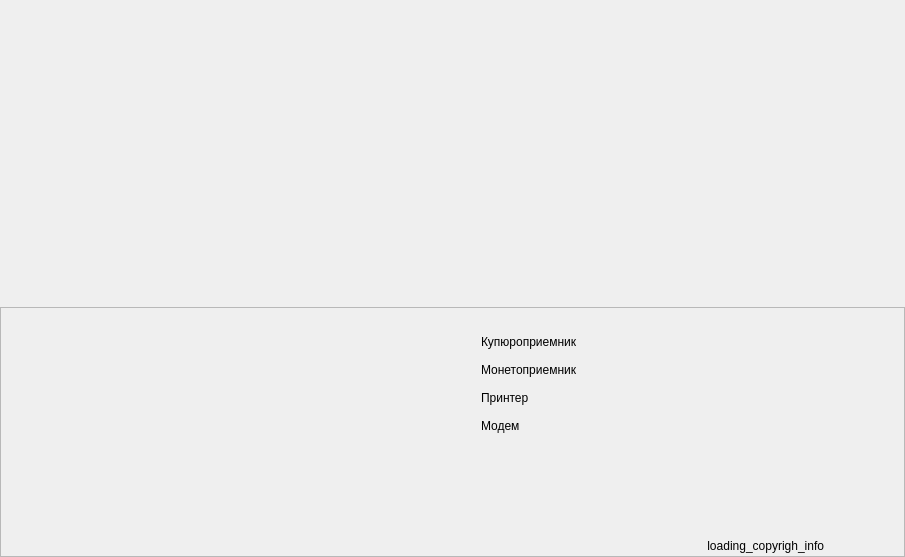
<?xml version="1.0" encoding="UTF-8"?>
<ui version="4.0">
 <class>SearchDevicesForm</class>
 <widget class="QWidget" name="SearchDevicesForm">
  <property name="geometry">
   <rect>
    <x>0</x>
    <y>0</y>
    <width>905</width>
    <height>557</height>
   </rect>
  </property>
  <property name="windowTitle">
   <string>Form</string>
  </property>
  <property name="styleSheet">
   <string notr="true"/>
  </property>
  <layout class="QVBoxLayout" name="verticalLayout_2" stretch="0,0">
   <property name="spacing">
    <number>0</number>
   </property>
   <property name="leftMargin">
    <number>0</number>
   </property>
   <property name="topMargin">
    <number>10</number>
   </property>
   <property name="rightMargin">
    <number>0</number>
   </property>
   <property name="bottomMargin">
    <number>0</number>
   </property>
   <item>
    <spacer name="verticalSpacer_2">
     <property name="orientation">
      <enum>Qt::Vertical</enum>
     </property>
     <property name="sizeHint" stdset="0">
      <size>
       <width>20</width>
       <height>40</height>
      </size>
     </property>
    </spacer>
   </item>
   <item>
    <widget class="QWidget" name="w_searchDevicesForm" native="true">
     <property name="styleSheet">
      <string notr="true"/>
     </property>
     <layout class="QVBoxLayout" name="verticalLayout_3" stretch="1,0,0">
      <property name="margin">
       <number>0</number>
      </property>
      <item>
       <layout class="QHBoxLayout" name="horizontalLayout">
        <property name="margin">
         <number>4</number>
        </property>
        <item>
         <widget class="QLabel" name="loading_devices_logo">
          <property name="minimumSize">
           <size>
            <width>865</width>
            <height>277</height>
           </size>
          </property>
          <property name="styleSheet">
           <string notr="true"/>
          </property>
          <property name="text">
           <string/>
          </property>
         </widget>
        </item>
       </layout>
      </item>
      <item>
       <spacer name="verticalSpacer_4">
        <property name="orientation">
         <enum>Qt::Vertical</enum>
        </property>
        <property name="sizeHint" stdset="0">
         <size>
          <width>20</width>
          <height>40</height>
         </size>
        </property>
       </spacer>
      </item>
      <item>
       <widget class="QFrame" name="frame">
        <property name="minimumSize">
         <size>
          <width>0</width>
          <height>250</height>
         </size>
        </property>
        <property name="maximumSize">
         <size>
          <width>16777215</width>
          <height>250</height>
         </size>
        </property>
        <property name="frameShape">
         <enum>QFrame::StyledPanel</enum>
        </property>
        <property name="frameShadow">
         <enum>QFrame::Raised</enum>
        </property>
        <layout class="QVBoxLayout" name="verticalLayout_4">
         <property name="margin">
          <number>0</number>
         </property>
         <item>
          <layout class="QVBoxLayout" name="verticalLayout">
           <property name="spacing">
            <number>0</number>
           </property>
           <property name="bottomMargin">
            <number>0</number>
           </property>
           <item>
            <layout class="QHBoxLayout" name="horizontalLayout_2">
             <property name="leftMargin">
              <number>200</number>
             </property>
             <property name="rightMargin">
              <number>200</number>
             </property>
             <item>
              <widget class="QLabel" name="lblProgress">
               <property name="minimumSize">
                <size>
                 <width>0</width>
                 <height>20</height>
                </size>
               </property>
               <property name="text">
                <string/>
               </property>
               <property name="alignment">
                <set>Qt::AlignCenter</set>
               </property>
              </widget>
             </item>
            </layout>
           </item>
           <item>
            <layout class="QVBoxLayout" name="verticalLayout_5">
             <property name="spacing">
              <number>0</number>
             </property>
             <property name="leftMargin">
              <number>400</number>
             </property>
             <property name="topMargin">
              <number>0</number>
             </property>
             <property name="rightMargin">
              <number>200</number>
             </property>
             <item>
              <layout class="QHBoxLayout" name="horizontalLayout_4" stretch="0,0,1">
               <property name="spacing">
                <number>12</number>
               </property>
               <property name="topMargin">
                <number>0</number>
               </property>
               <item>
                <widget class="QLabel" name="loading_validator_search">
                 <property name="minimumSize">
                  <size>
                   <width>28</width>
                   <height>28</height>
                  </size>
                 </property>
                 <property name="maximumSize">
                  <size>
                   <width>28</width>
                   <height>28</height>
                  </size>
                 </property>
                 <property name="text">
                  <string/>
                 </property>
                 <property name="scaledContents">
                  <bool>true</bool>
                 </property>
                </widget>
               </item>
               <item>
                <widget class="QLabel" name="loading_validator_state">
                 <property name="minimumSize">
                  <size>
                   <width>28</width>
                   <height>28</height>
                  </size>
                 </property>
                 <property name="maximumSize">
                  <size>
                   <width>28</width>
                   <height>28</height>
                  </size>
                 </property>
                 <property name="text">
                  <string/>
                 </property>
                 <property name="scaledContents">
                  <bool>true</bool>
                 </property>
                 <property name="margin">
                  <number>2</number>
                 </property>
                </widget>
               </item>
               <item>
                <widget class="QLabel" name="loading_validator_info">
                 <property name="text">
                  <string>Купюроприемник</string>
                 </property>
                 <property name="alignment">
                  <set>Qt::AlignLeading|Qt::AlignLeft|Qt::AlignVCenter</set>
                 </property>
                </widget>
               </item>
              </layout>
             </item>
             <item>
              <layout class="QHBoxLayout" name="horizontalLayout_5" stretch="0,0,0">
               <property name="spacing">
                <number>12</number>
               </property>
               <property name="topMargin">
                <number>0</number>
               </property>
               <item>
                <widget class="QLabel" name="loading_coin_acceptor_search">
                 <property name="minimumSize">
                  <size>
                   <width>28</width>
                   <height>28</height>
                  </size>
                 </property>
                 <property name="maximumSize">
                  <size>
                   <width>28</width>
                   <height>28</height>
                  </size>
                 </property>
                 <property name="text">
                  <string/>
                 </property>
                 <property name="scaledContents">
                  <bool>true</bool>
                 </property>
                </widget>
               </item>
               <item>
                <widget class="QLabel" name="loading_coin_acceptor_state">
                 <property name="minimumSize">
                  <size>
                   <width>28</width>
                   <height>28</height>
                  </size>
                 </property>
                 <property name="maximumSize">
                  <size>
                   <width>28</width>
                   <height>28</height>
                  </size>
                 </property>
                 <property name="text">
                  <string/>
                 </property>
                 <property name="scaledContents">
                  <bool>true</bool>
                 </property>
                 <property name="margin">
                  <number>2</number>
                 </property>
                </widget>
               </item>
               <item>
                <widget class="QLabel" name="loading_coin_acceptor_info">
                 <property name="text">
                  <string>Монетоприемник</string>
                 </property>
                 <property name="alignment">
                  <set>Qt::AlignLeading|Qt::AlignLeft|Qt::AlignVCenter</set>
                 </property>
                </widget>
               </item>
              </layout>
             </item>
             <item>
              <layout class="QHBoxLayout" name="horizontalLayout_6" stretch="0,0,0">
               <property name="spacing">
                <number>12</number>
               </property>
               <property name="topMargin">
                <number>0</number>
               </property>
               <item>
                <widget class="QLabel" name="loading_printer_search">
                 <property name="minimumSize">
                  <size>
                   <width>28</width>
                   <height>28</height>
                  </size>
                 </property>
                 <property name="maximumSize">
                  <size>
                   <width>28</width>
                   <height>28</height>
                  </size>
                 </property>
                 <property name="text">
                  <string/>
                 </property>
                 <property name="scaledContents">
                  <bool>true</bool>
                 </property>
                </widget>
               </item>
               <item>
                <widget class="QLabel" name="loading_printer_state">
                 <property name="minimumSize">
                  <size>
                   <width>28</width>
                   <height>28</height>
                  </size>
                 </property>
                 <property name="maximumSize">
                  <size>
                   <width>28</width>
                   <height>28</height>
                  </size>
                 </property>
                 <property name="text">
                  <string/>
                 </property>
                 <property name="scaledContents">
                  <bool>true</bool>
                 </property>
                 <property name="margin">
                  <number>2</number>
                 </property>
                </widget>
               </item>
               <item>
                <widget class="QLabel" name="loading_printer_info">
                 <property name="text">
                  <string>Принтер</string>
                 </property>
                 <property name="alignment">
                  <set>Qt::AlignLeading|Qt::AlignLeft|Qt::AlignVCenter</set>
                 </property>
                </widget>
               </item>
              </layout>
             </item>
             <item>
              <layout class="QHBoxLayout" name="horizontalLayout_7" stretch="0,0,0">
               <property name="spacing">
                <number>12</number>
               </property>
               <property name="topMargin">
                <number>0</number>
               </property>
               <item>
                <widget class="QLabel" name="loading_modem_search">
                 <property name="minimumSize">
                  <size>
                   <width>28</width>
                   <height>28</height>
                  </size>
                 </property>
                 <property name="maximumSize">
                  <size>
                   <width>28</width>
                   <height>28</height>
                  </size>
                 </property>
                 <property name="text">
                  <string/>
                 </property>
                 <property name="scaledContents">
                  <bool>true</bool>
                 </property>
                </widget>
               </item>
               <item>
                <widget class="QLabel" name="loading_modem_state">
                 <property name="minimumSize">
                  <size>
                   <width>28</width>
                   <height>28</height>
                  </size>
                 </property>
                 <property name="maximumSize">
                  <size>
                   <width>28</width>
                   <height>28</height>
                  </size>
                 </property>
                 <property name="text">
                  <string/>
                 </property>
                 <property name="scaledContents">
                  <bool>true</bool>
                 </property>
                 <property name="margin">
                  <number>2</number>
                 </property>
                </widget>
               </item>
               <item>
                <widget class="QLabel" name="loading_modem_info">
                 <property name="text">
                  <string>Модем</string>
                 </property>
                 <property name="alignment">
                  <set>Qt::AlignLeading|Qt::AlignLeft|Qt::AlignVCenter</set>
                 </property>
                </widget>
               </item>
              </layout>
             </item>
             <item>
              <widget class="QLabel" name="loading_wd_info">
               <property name="text">
                <string/>
               </property>
               <property name="alignment">
                <set>Qt::AlignLeading|Qt::AlignLeft|Qt::AlignVCenter</set>
               </property>
              </widget>
             </item>
            </layout>
           </item>
           <item>
            <spacer name="verticalSpacer">
             <property name="orientation">
              <enum>Qt::Vertical</enum>
             </property>
             <property name="sizeHint" stdset="0">
              <size>
               <width>20</width>
               <height>40</height>
              </size>
             </property>
            </spacer>
           </item>
           <item>
            <layout class="QHBoxLayout" name="horizontalLayout_3">
             <property name="leftMargin">
              <number>200</number>
             </property>
             <property name="topMargin">
              <number>0</number>
             </property>
             <item>
              <spacer name="horizontalSpacer_2">
               <property name="orientation">
                <enum>Qt::Horizontal</enum>
               </property>
               <property name="sizeHint" stdset="0">
                <size>
                 <width>40</width>
                 <height>20</height>
                </size>
               </property>
              </spacer>
             </item>
             <item>
              <widget class="QLabel" name="loading_copyrigh_info">
               <property name="layoutDirection">
                <enum>Qt::LeftToRight</enum>
               </property>
               <property name="text">
                <string>loading_copyrigh_info</string>
               </property>
               <property name="alignment">
                <set>Qt::AlignRight|Qt::AlignTrailing|Qt::AlignVCenter</set>
               </property>
               <property name="indent">
                <number>80</number>
               </property>
              </widget>
             </item>
            </layout>
           </item>
           <item>
            <spacer name="verticalSpacer_3">
             <property name="orientation">
              <enum>Qt::Vertical</enum>
             </property>
             <property name="sizeType">
              <enum>QSizePolicy::Fixed</enum>
             </property>
             <property name="sizeHint" stdset="0">
              <size>
               <width>20</width>
               <height>0</height>
              </size>
             </property>
            </spacer>
           </item>
          </layout>
         </item>
        </layout>
       </widget>
      </item>
     </layout>
    </widget>
   </item>
  </layout>
 </widget>
 <resources/>
 <connections/>
</ui>
